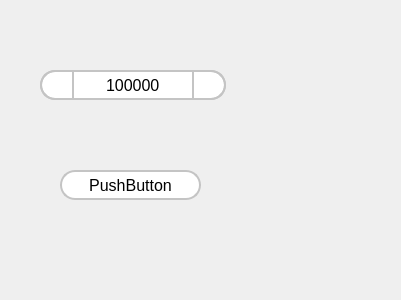
<?xml version="1.0" encoding="UTF-8"?>
<ui version="4.0">
 <class>Form</class>
 <widget class="QWidget" name="Form">
  <property name="geometry">
   <rect>
    <x>0</x>
    <y>0</y>
    <width>401</width>
    <height>300</height>
   </rect>
  </property>
  <property name="windowTitle">
   <string>Form</string>
  </property>
  <property name="styleSheet">
   <string notr="true">* {
	font-size: 16px;
}
</string>
  </property>
  <widget class="QSpinBox" name="spinBox">
   <property name="geometry">
    <rect>
     <x>40</x>
     <y>70</y>
     <width>186</width>
     <height>30</height>
    </rect>
   </property>
   <property name="sizePolicy">
    <sizepolicy hsizetype="Minimum" vsizetype="Fixed">
     <horstretch>0</horstretch>
     <verstretch>0</verstretch>
    </sizepolicy>
   </property>
   <property name="font">
    <font>
     <pointsize>-1</pointsize>
     <strikeout>false</strikeout>
     <kerning>true</kerning>
    </font>
   </property>
   <property name="contextMenuPolicy">
    <enum>Qt::DefaultContextMenu</enum>
   </property>
   <property name="styleSheet">
    <string notr="true">QSpinBox { 
	padding: 3px 0px;
	background-color: white;
	max-height: 20px;
	min-height: 20px;
	border: 2px solid #C4C4C4;
	border-radius: 15px;
}

QSpinBox::up-button {
	subcontrol-origin: border;
    subcontrol-position: right; /* position at the top right corner */

	width: 30px;
	max-height: 30px;
	min-height: 30px;
	border: 2px solid #C4C4C4;
	border-top-right-radius: 15px;
	border-bottom-right-radius: 15px;
}

QSpinBox::down-button {
 	subcontrol-origin: border;
    subcontrol-position: left; /* position at the top right corner */

	width: 30px;
	max-height: 30px;
	min-height: 30px;
	border: 2px solid #C4C4C4;
	border-bottom-left-radius: 15px;
	border-top-left-radius: 15px;
}

QSpinBox::up-arrow {
	image: url(&quot;:/plus.svg&quot;);
}

QSpinBox::down-arrow {
	image: url(&quot;:/minus.svg&quot;);
}</string>
   </property>
   <property name="alignment">
    <set>Qt::AlignCenter</set>
   </property>
   <property name="maximum">
    <number>1000000</number>
   </property>
   <property name="value">
    <number>123456</number>
   </property>
  </widget>
  <widget class="QPushButton" name="pushButton">
   <property name="geometry">
    <rect>
     <x>60</x>
     <y>170</y>
     <width>141</width>
     <height>30</height>
    </rect>
   </property>
   <property name="layoutDirection">
    <enum>Qt::RightToLeft</enum>
   </property>
   <property name="styleSheet">
    <string notr="true">QAbstractButton { 
	padding: 3px 0px;
	background-color: white;
	max-height: 20px;
	min-height: 20px;
	border: 2px solid #C4C4C4;
	border-radius: 15px;
	icon: url(&quot;:/error.svg&quot;);
	text-align: center;
}</string>
   </property>
   <property name="text">
    <string>PushButton</string>
   </property>
   <property name="autoExclusive">
    <bool>false</bool>
   </property>
   <property name="autoDefault">
    <bool>false</bool>
   </property>
   <property name="default">
    <bool>false</bool>
   </property>
   <property name="flat">
    <bool>false</bool>
   </property>
  </widget>
 </widget>
 <resources>
  <include location="../../main/file.qrc"/>
 </resources>
 <connections/>
</ui>
